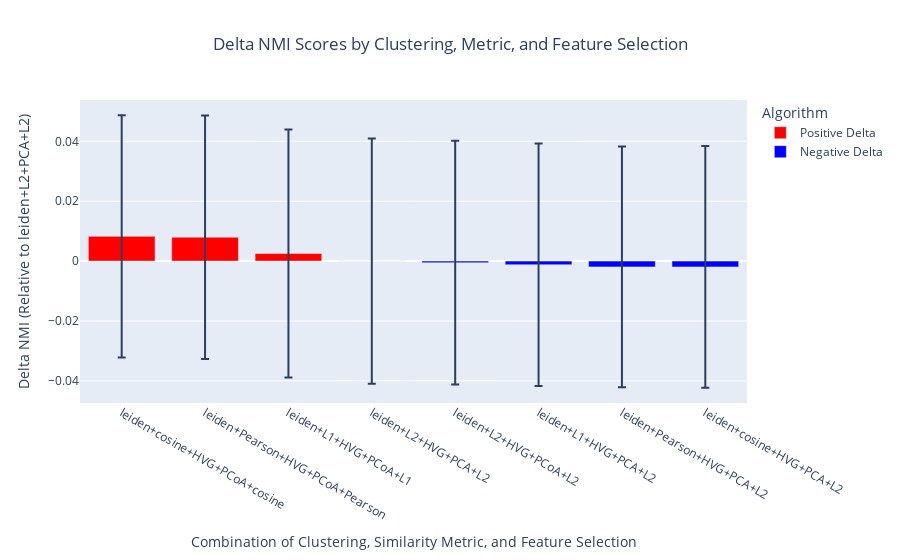

This figure's notebook cell:
### Markdown cell above
# Figure 5a

### Code cell
import pandas as pd
import numpy as np
import plotly.express as px
from scipy.stats import t

# Function to preprocess each dataset
def preprocess_dataset(filename, dataset_name):
    df = pd.read_csv(filename)
    df['metric'] = df['metric'].apply(lambda x: 'L1' if x == 'l1' else 'L2' if x == 'l2' else 'cosine' if x == 'cos' else 'Pearson' if x == 'correlation' else x)
    df = df[df['algorithm'] == 'leiden']
    df['feature_selection'] = pd.Categorical(df['feature_selection'], categories=['HVG'], ordered=True)
    df['dataset'] = dataset_name
    return df

# Dataset paths and names
dataset_paths = [
    ('results_Nathan_raw_0303.csv', 'Nathan_raw'),
    ('results_TMS_droplet_0303.csv', 'TMS_droplet'),
    ('results_TMS_facs_whole_0319.csv', 'TMS_facs'),
    ('results_TS_10X_0323.csv', 'TS_10X'),
    ('results_TS_smartseq2_0323.csv', 'TS_smartseq2')
]

# Load and preprocess datasets
all_data = pd.concat([preprocess_dataset(path, name) for path, name in dataset_paths], ignore_index=True)

# Load PCoA dataset
result = pd.read_csv('results_PCoA_0410.csv')

# Rename according to the new mappings
result['dataset'] = result['dataset'].replace({
    'TMS_fasq': 'TMS_facs',
    'TMS_drop': 'TMS_droplet',
    'TS_drop': 'TS_10X',
    'nathon': 'Nathan_raw',
    'TS_faasq': 'TS_smartseq2'
})
result['alg_metric'] = result['alg_metric'].apply(lambda x: 'L1' if x == 'l1' else 'L2' if x == 'l2' else 'cosine' if x == 'cos' else 'Pearson' if x == 'correlation' else x)
result['rd_metric'] = result['rd_metric'].apply(lambda x: 'L1' if x == 'l1' else 'L2' if x == 'l2' else 'cosine' if x == 'cos' else 'Pearson' if x == 'correlation' else x)

# Adjust feature_selection and metric based on rd_metric and alg_metric
def adjust_feature_selection(row):
    if row['rd_metric'] == 'pca':
        return 'HVG+PCA', row['alg_metric']
    elif row['rd_metric'] == row['alg_metric']:
        return 'HVG+PCoA', row['alg_metric']
    else:
        return None, None  # for rows that do not match any condition

result[['feature_selection', 'metric']] = result.apply(adjust_feature_selection, axis=1, result_type='expand')
result.dropna(subset=['feature_selection', 'metric'], inplace=True)

# Concatenate all data
all_data = pd.concat([all_data, result], ignore_index=True)

# Calculate the mean NMI for the standard pipeline for reference
standard_pipeline = all_data[
    (all_data['algorithm'] == 'leiden') &
    (all_data['metric'] == 'L2') &
    (all_data['feature_selection'] == 'HVG+PCA')
]
standard_mean_NMI = standard_pipeline['NMI'].mean()

def calculate_delta_stats(df):
    df_stats = df.groupby(['algorithm', 'feature_selection', 'metric', 'rd_metric']).agg(
        mean_NMI=('NMI', 'mean'),
        std_NMI=('NMI', 'std'),
        n=('NMI', 'count')
    ).reset_index()
    df_stats['sem_NMI'] = df_stats['std_NMI'] / np.sqrt(df_stats['n'])
    df_stats['delta_NMI'] = df_stats['mean_NMI'] - standard_mean_NMI
    df_stats['t_score'] = df_stats['n'].apply(lambda x: t.ppf(0.975, x-1))
    df_stats['ci_95'] = df_stats['t_score'] * df_stats['sem_NMI']
    return df_stats

# Calculate stats and sort by delta_NMI in descending order
result_stats = calculate_delta_stats(all_data)
result_stats = result_stats.sort_values('delta_NMI', ascending=False)

# Add a color column based on the sign of the delta_NMI
result_stats['color'] = result_stats['delta_NMI'].apply(lambda x: 'Positive Delta' if x > 0 else 'Negative Delta')

# Define a function to create custom labels that include rd_metric when applicable
def create_custom_label(row):
    label = f"{row['algorithm']}+{row['metric']}+{row['feature_selection']}"
    if row['feature_selection'] == 'HVG+PCoA':
        label += f"+{row['rd_metric']}"
    elif row['feature_selection'] == 'HVG+PCA':
        label += '+L2'
    return label

# Apply custom label function
result_stats['custom_label'] = result_stats.apply(create_custom_label, axis=1)

# Creating the Plotly figure
fig = px.bar(
    result_stats,
    x='custom_label',
    y='delta_NMI',
    error_y='ci_95',
    title='Delta NMI Scores by Clustering, Metric, and Feature Selection',
    labels={'delta_NMI': 'Delta NMI', 'ci_95': '95% CI'},
    hover_data=['mean_NMI', 'ci_95'],
    color='color',  # Use the color column for bar colors
    color_discrete_map={'Positive Delta': 'red', 'Negative Delta': 'blue'}  # Define specific colors
)

# Customize layout
fig.update_layout(
    xaxis_title='Combination of Clustering, Similarity Metric, and Feature Selection',
    yaxis_title='Delta NMI (Relative to leiden+L2+PCA+L2)',
    xaxis={'categoryorder': 'total descending'},  # Ensure the order is maintained based on delta_NMI
    legend_title_text='Algorithm',
    title_x=0.5  # Center the title
)

# Show the figure
fig.show()

### Figure 1 — Plotly figure (JSON) as saved in the notebook; plotly's stock layout.template omitted (floating-point values rounded to 4 significant figures)
{"data": [{"alignmentgroup": "True", "customdata": [[0.7585, 0.04048], [0.7582, 0.04068], [0.7527, 0.04142], [0.7502, 0.04094]], "error_y": {"array": [0.04048, 0.04068, 0.04142, 0.04094]}, "hovertemplate": "color=Positive Delta<br>custom_label=%{x}<br>Delta NMI=%{y}<br>mean_NMI=%{customdata[0]}<br>95% CI=%{customdata[1]}<extra></extra>", "legendgroup": "Positive Delta", "marker": {"color": "red", "pattern": {"shape": ""}}, "name": "Positive Delta", "offsetgroup": "Positive Delta", "orientation": "v", "showlegend": true, "textposition": "auto", "type": "bar", "x": ["leiden+cosine+HVG+PCoA+cosine", "leiden+Pearson+HVG+PCoA+Pearson", "leiden+L1+HVG+PCoA+L1", "leiden+L2+HVG+PCA+L2"], "xaxis": "x", "y": [0.008251, 0.007974, 0.002513, 1.11e-16], "yaxis": "y"}, {"alignmentgroup": "True", "customdata": [[0.7497, 0.04069], [0.749, 0.04047], [0.7483, 0.04019], [0.7483, 0.04037]], "error_y": {"array": [0.04069, 0.04047, 0.04019, 0.04037]}, "hovertemplate": "color=Negative Delta<br>custom_label=%{x}<br>Delta NMI=%{y}<br>mean_NMI=%{customdata[0]}<br>95% CI=%{customdata[1]}<extra></extra>", "legendgroup": "Negative Delta", "marker": {"color": "blue", "pattern": {"shape": ""}}, "name": "Negative Delta", "offsetgroup": "Negative Delta", "orientation": "v", "showlegend": true, "textposition": "auto", "type": "bar", "x": ["leiden+L2+HVG+PCoA+L2", "leiden+L1+HVG+PCA+L2", "leiden+Pearson+HVG+PCA+L2", "leiden+cosine+HVG+PCA+L2"], "xaxis": "x", "y": [-0.0005358, -0.001232, -0.001936, -0.001959], "yaxis": "y"}], "layout": {"autosize": true, "barmode": "relative", "legend": {"title": {"text": "Algorithm"}, "tracegroupgap": 0}, "title": {"text": "Delta NMI Scores by Clustering, Metric, and Feature Selection", "x": 0.5}, "xaxis": {"anchor": "y", "autorange": true, "categoryorder": "total descending", "domain": [0, 1], "range": [-0.5, 7.5], "title": {"text": "Combination of Clustering, Similarity Metric, and Feature Selection"}, "type": "category"}, "yaxis": {"anchor": "x", "autorange": true, "domain": [0, 1], "range": [-0.04739, 0.05379], "title": {"text": "Delta NMI (Relative to leiden+L2+PCA+L2)"}, "type": "linear"}}}
